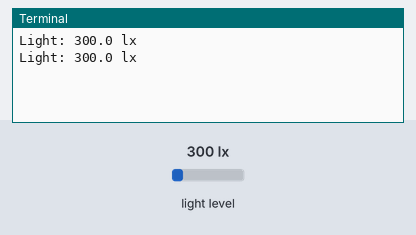
A program run on a simulated Raspberry Pi (BCM pin numbers). On the bench: the last lines printed to the terminal. The inputs (shaded band) are chosen by the test bench; at power-on: light level 300 lx.

Above: at 1.4 s.
1.5 s: light level set to 40 lx
At 2.8 s:
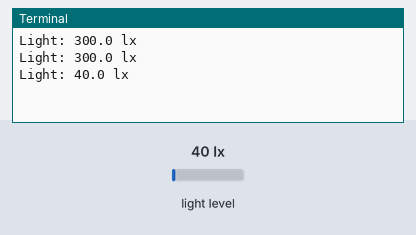
3.0 s: light level set to 500 lx
At 4.0 s:
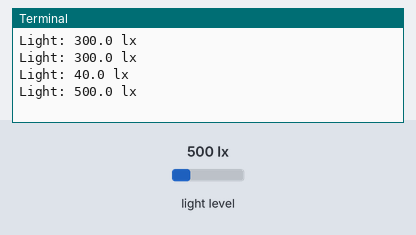
Timing chart, 0 to 6.0 s (numbered marks = the images above; inputs shaded):
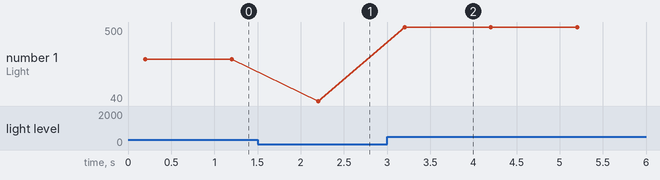

Measured:
- after the input at 1.5 s, the terminal: prints a new line after 0.70 s (image 1)
- after the input at 3.0 s, the terminal: prints a new line after 0.20 s (image 2)
- plotted number 1: 300 → 40 after the input at 1.5 s, 40 → 500 after the input at 3.0 s

The program:

example.py
```python
# Reads BH1750 via I2C on a Raspberry Pi using smbus2 in continuous high-resolution mode and prints lux values.
#
# Buy this module: https://shillehtek.com/products/shillehtek-gy-302-bh1750-pre-soldered-light-intensity-module
# Full manual: https://shillehtek.com/blogs/shillehtek-product-manuals/bh1750-pre-soldered-light-intensity-module
# More examples: https://github.com/shillehbean/shillehtek-examples
#

# BH1750 on Raspberry Pi via I2C
# Install: pip install smbus2
# Enable I2C: sudo raspi-config -> Interface Options -> I2C

import smbus2
import time

BH1750_ADDR = 0x23
CONT_H_RES  = 0x10   # continuous 1-lux resolution

bus = smbus2.SMBus(1)
bus.write_byte(BH1750_ADDR, CONT_H_RES)
time.sleep(0.2)  # first conversion

while True:
    data = bus.read_i2c_block_data(BH1750_ADDR, 0x00, 2)
    raw  = (data[0] << 8) | data[1]
    lux  = raw / 1.2
    print(f"Light: {lux:.1f} lx")
    time.sleep(1)
```
